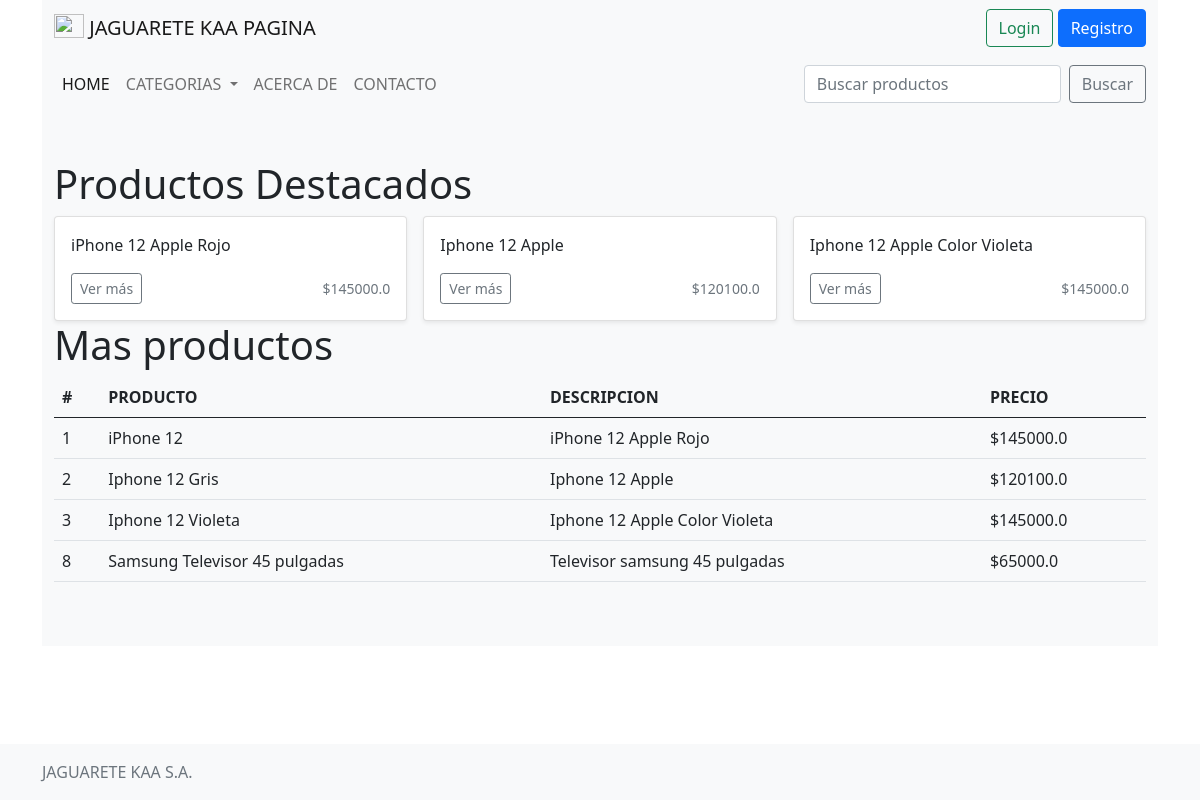
The page /home on the database its author committed.
### PRUEBAAPP/models.py (models this page shows, shortened)
class Producto(models.Model):
    titulo = models.CharField(max_length=150, null=False)
    descripcion = models.CharField(max_length=2000, null=False)
    precio = models.FloatField()
    imagen = models.FileField(upload_to='imagenes/', blank=False)
    categoria = models.ForeignKey(Categoria, on_delete=models.CASCADE, related_name="producto_categoria")
    destacado = models.BooleanField(default=False, null=False)

### PRUEBAAPP/views.py (the view)
# urls.py: 2. Add a URL to urlpatterns:  path('', views.home, name='home')
def home(request):
      categorias = Categoria.objects.all()
      productos = Producto.objects.all()
      productos_destacados = Producto.objects.filter(destacado=True)
      return render(request,"hola/home.html", {
            "categorias": categorias,
            "productos": productos,
            "productos_destacados": productos_destacados
      })

### PRUEBAAPP/templates/hola/home.html (shortened to what this page needs)
{% extends "hola/layout.html" %}
{% block content %}
<div class="album py-5 bg-light">
    <div class="container">
        <h1>Productos Destacados</h1>
        <div class="row row-cols-1 row-cols-sm-2 row-cols-md-3 g-3">
            {% for un_producto in productos_destacados %}
            <div class="col">
                <div class="card shadow-sm">
                    <div class="card-body">
                        <p class="card-text">{{un_producto.descripcion}}</p>
                        <div class="d-flex justify-content-between align-items-center">
                            <div class="btn-group">
                                <a href="{% url 'PRUEBAAPP:ver-producto' un_producto.id%}" class="btn btn-sm btn-outline-secondary" >Ver más</a>
                            </div>
                            <small class="text-muted">${{un_producto.precio}}</small>
                        </div>
                    </div>
                </div>
            </div>
            {% endfor %}
        </div>
        <h1>Mas productos</h1>
        <table class="table">
            <thead>
                <tr>
                    <th scope="col">#</th>
                    <th scope="col">PRODUCTO</th>
                    <th scope="col">DESCRIPCION</th>
                    <th scope="col">PRECIO</th>
                </tr>
            </thead>
            <tbody>
                {% for un_producto in productos %}
                <tr>
                    <td>{{ un_producto.id}}</td>
                    <td>{{ un_producto.titulo}}</td>
                    <td>{{ un_producto.descripcion}}</td>
                    <td>${{ un_producto.precio}}</td>
                </tr>
                {% empty %}
                <tr>
                    <td>Sin productos</td>
                </tr>
                {% endfor %}
            </tbody>
        </table>
    </div>
</div>
{% endblock %}

### rows shown on the page
Producto: descripcion "iPhone 12 Apple Rojo", precio "145000.0", id "1", titulo "iPhone 12"
Producto: descripcion "Iphone 12 Apple", precio "120100.0", id "2", titulo "Iphone 12 Gris"
Producto: descripcion "Iphone 12 Apple Color Violeta", precio "145000.0", id "3", titulo "Iphone 12 Violeta"
Producto: id "8", titulo "Samsung Televisor 45 pulgadas", descripcion "Televisor samsung 45 pulgadas", precio "65000.0"
